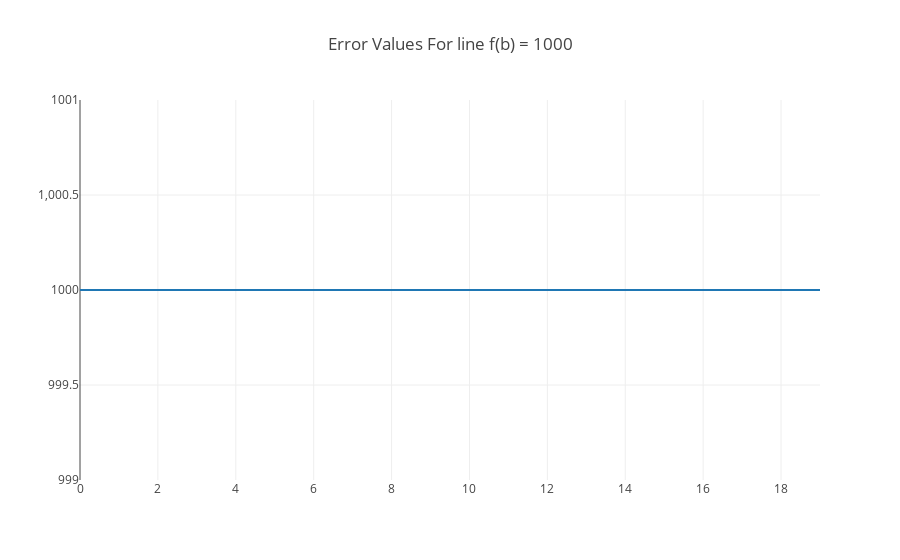

The notebook cell saved with this chart:
### Markdown cell above
Notice that for the line e = 3b, the derivative is constant.  That is the rate of change in our function is stable for all values of x.  Unlike where $e = b^2$, and the slope constantly changed, here a nudge in the b direction will produce the same increase in the output, regardless of where we are on the curve.  For example, when b = 8, we can see the following: 

$ de/db = 24.0003 - 24/(8.0001 - 8) = .0003/.0001 = 3 $

Note that our power rule also gives us a derivative of 3.

$f(b) = 3b = 3b^1$ 

$f'(b) = 1*3b^{1-1} = 3b^{0} = 3$

So our power rule shows that a change in b should produce a proportional increase of 3 times that change in our error.  And this is always the case for this error curve.

One more, let's consider that our function is the following: 

$f(b) = 1000$

In that case, our function is simply a constant line, no matter what the value of b, our error is always 1000.

### Code cell
import plotly.plotly as py
import plotly.graph_objs as go
from plotly.offline import init_notebook_mode, iplot
from IPython.display import display, HTML

init_notebook_mode(connected=True)
layout = dict(title = 'Error Values For line f(b) = 1000')
b_values = list(range(0, 20, 1))
error_values = list(map(lambda b_value: 1000,b_values))
trace0 = go.Scatter(
    x = b_values,
    y = error_values,
    name = 'markers'
)





data = [trace0]
fig = dict(data=data, layout=layout)
iplot(fig)

### Figure 1 — Plotly figure (JSON) as saved in the notebook; plotly's stock layout.template omitted (floating-point values rounded to 4 significant figures)
{"data": [{"name": "markers", "type": "scatter", "x": [0, 1, 2, 3, 4, 5, 6, 7, 8, 9, 10, 11, 12, 13, 14, 15, 16, 17, 18, 19], "y": [1000, 1000, 1000, 1000, 1000, 1000, 1000, 1000, 1000, 1000, 1000, 1000, 1000, 1000, 1000, 1000, 1000, 1000, 1000, 1000]}], "layout": {"title": "Error Values For line f(b) = 1000"}}
